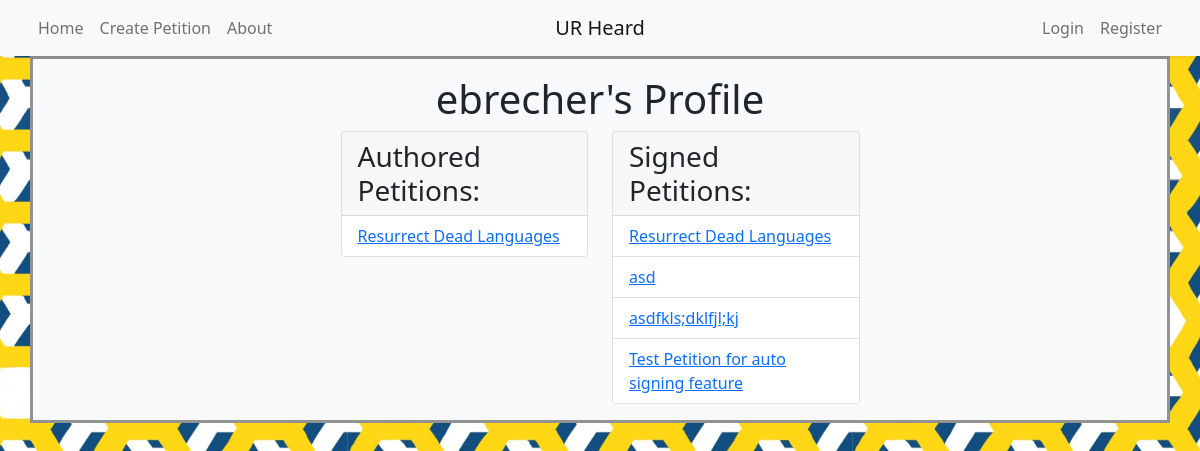
The page /profile/3 on the database its author committed.
### models.py (models this page shows, shortened)
class User(UserMixin, db.Model):
	__tablename__ = 'user'
	id = db.Column(db.Integer, primary_key=True)
	name = db.Column(db.String(50), nullable=False, unique=True, index=True)
	email = db.Column(db.String(50), unique=True, index=True)
	password_hash = db.Column(db.String(128))
	@property
	def password(self):
		raise AttributeError('password is not a readable attribute')

class Petition(db.Model):
	__tablename__ = 'petition'
	id = db.Column(db.Integer, primary_key=True)
	title = db.Column(db.String(80), nullable=False)
	body = db.Column(db.Text, nullable=False)
	author_id = db.Column(db.Integer, db.ForeignKey('user.id'), nullable=False)
	author = db.relationship('User', backref='petition')
	timestamp = db.Column(db.DateTime, default=datetime.utcnow)
	signers = db.relationship('User', secondary=signature, backref='signed_petitions')
	initial_signatures = 0
	signature_count = db.Column(db.Integer, default=initial_signatures)

### app.py (the view)
@app.route('/profile/<int:id>')
def profile(id):
	current_profile = User.query.get_or_404(id)
	return render_template('profile.html', current_profile=current_profile)

### templates/profile.html (shortened to what this page needs)
{% extends "base.html" %}
{% block content %}
	<header class="page-header">
		<h1 class="text-center">{{ current_profile.name}}'s Profile</h1>
	</header>
	<div class="row w-50 mx-auto">
		<div class="column w-50">
			<div class="card">
				<h3 class="card-header">Authored Petitions:</h3>
				<ul class="list-group list-group-flush">
					{% for petition in current_profile.petition|reverse %}
						<li class="list-group-item"><a href="{{ url_for ('petition', id=petition.id) }}">{{petition.title}}</a></li>
					{% endfor %}
				</ul>
			</div>
		</div>
		<div class="column w-50">
			<div class="card">
				<h3 class="card-header">Signed Petitions:</h3>
				<ul class="list-group list-group-flush">
					{% for petition in current_profile.signed_petitions|reverse %}
						<li class="list-group-item"><a href="{{ url_for ('petition', id=petition.id) }}">{{petition.title}}</a></li>
					{% endfor %}
				</ul>
			</div>
		</div>
	</div>
{% endblock content %}

### rows shown on the page
User: name "ebrecher"
Petition: title "Resurrect Dead Languages"
Petition: title "asd"
Petition: title "asdfkls;dklfjl;kj"
Petition: title "Test Petition for auto signing feature"

### other values the page prints
{{ render_nav_item('index', 'Home', use_li=True) }} "Home"
{{ render_nav_item('create', 'Create Petition', use_li=True) }} "Create Petition"
{{ render_nav_item('about', 'About', use_li=True) }} "About"
{{ render_nav_item('login', 'Login', use_li=True) }} "Login"
{{ render_nav_item('register', 'Register', use_li=True) }} "Register"
